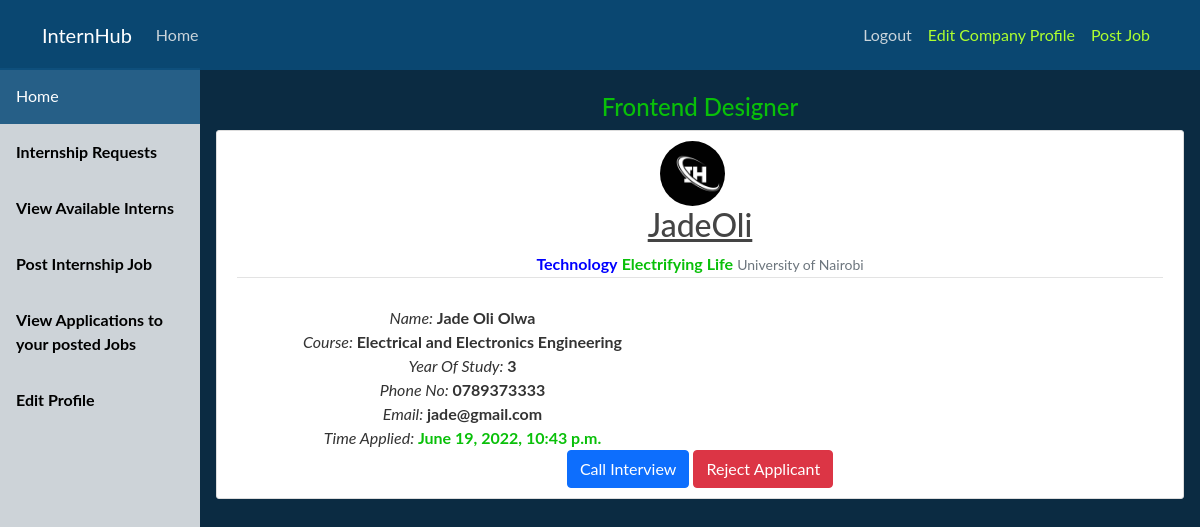
Page /company/view-job-applicants/5 (signed in) on the earlier database version.
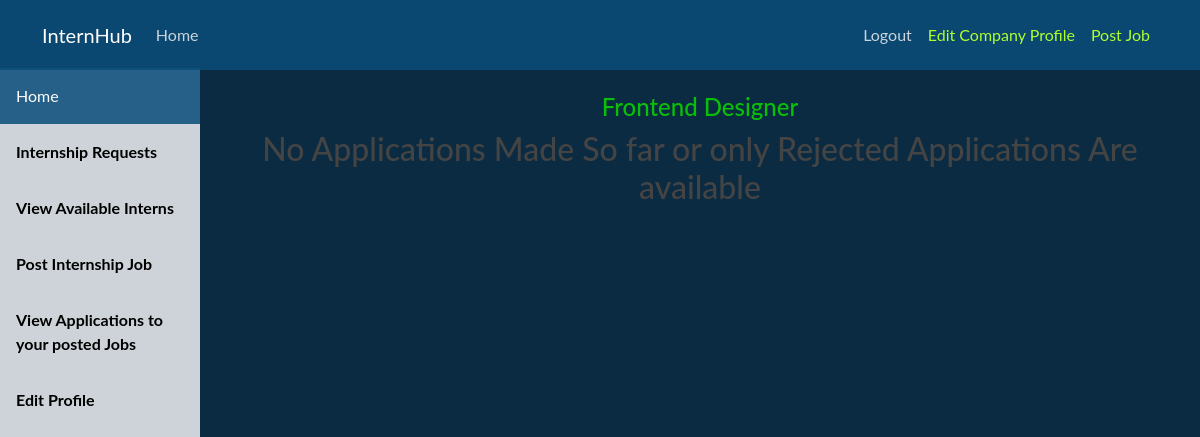
Same page on the later database version.
### company/models.py (models this page shows)
class JobApplication(models.Model):
    job = models.ForeignKey(InternJob, on_delete = models.CASCADE)
    student = models.ForeignKey(Student, on_delete = models.CASCADE)
    time_applied = models.DateTimeField(default=timezone.now)
    resume = models.FileField(upload_to='resume', null=True)
    recommendation = models.FileField(upload_to='recommendation', null=True)
    transcript = models.FileField(upload_to='transcript', null=True)
    cover_letter = models.FileField(upload_to='cover_letter', null=True)
    feedback = models.CharField(max_length=20, default = 'Pending')

### student/models.py (models this page shows, shortened)
class Student(models.Model):
    user = models.OneToOneField(User, on_delete=models.CASCADE)#student.user.username
    middleName = models.CharField(max_length=200, null=True)#student.middlename
    phoneNo = models.CharField(max_length=14, null=True)
    school = models.CharField(max_length=255, null=False)
    course = models.CharField(max_length=255, null=False)
    yearOfStudy = models.CharField(max_length=10, null=False)
    headline = models.CharField(max_length=50, null=True)
    field = models.CharField(max_length=50, null=True)
    profilePic = models.ImageField(default='default.jpg', upload_to='profile_pics')

### company/views.py (the view)
# urls.py: path('view-job-applicants/<int:param>', views.view_job_applicants, name='job-applicants'),
@login_required
def view_job_applicants(request, param):
    job = InternJob.objects.filter(pk=param).first()
    applications = job.jobapplication_set.filter(feedback='Pending').all()
    context = {
        'applications': applications,
        'job': job
    }
    print(job.recommendation)
    return render(request, 'company/view_job_applicants.html', context=context)

### company/templates/company/view_job_applicants.html (shortened to what this page needs)
{% extends 'company/dashboard_base.html' %}
{% block body %}
<br>
<h4 style="color: #09c009;">{{ job.title }}</h4>
{% if applications|length == 0 %}
    <h2>No Applications Made So far or only Rejected Applications Are available</h2>
{% else %}
    {% for application in applications %}
        <article class="media content-section">
            <img  class="rounded-circle article-img" src="{{ application.student.profilePic.url }}" >
            <div class="media-body">
                <h2><a class="article-title" href="#">{{ application.student.user.username }}</a></h2>
                <div class="article-metadata">
                    <b style="color: blue;" >{{ application.student.field }}</b>
                    <b style="color: #09c009;" >{{ application.student.headline }}</b>
                    <small class="text-muted">{{ application.student.school }}</small>
                </div>
                <div class="article-content row">
                    <div class="col">
                        <i>Name: </i> <b>{{ application.student.user.first_name }} {{ application.student.middleName }} {{ application.student.user.last_name }}</b>
                        <i>Course: </i> <b>{{ application.student.course }}</b>
                        <i>Year Of Study: </i> <b>{{ application.student.yearOfStudy }}</b>
                        <i>Phone No: </i> <b>{{ application.student.phoneNo }}</b>
                        <i>Email: </i> <b>{{ application.student.user.email }}</b>
                        <i>Time Applied: </i> <b style="color: #09c009;">{{ application.time_applied }}</b>
                    </div>
                    <div class="col">
                    </div>
                </div>
                <a class="btn btn-primary" href="{% url 'create-interview' application.pk %}" role="button">Call Interview</a>
                <a class="btn btn-danger" href="#" role="button" data-bs-toggle="modal" data-bs-target="#exampleModal">Reject Applicant</a>
            </div>
        </article>
    {% endfor %}
{% endif %}
{% endblock %}

Differences in the rows shown:
no longer on this page (row edited): JobApplication: student.profilePic (placeholder picture), student.user.username "JadeOli", student.field "Technology", student.headline "Electrifying Life", student.school "University of Nairobi", student.user.first_name "Jade", student.middleName "Oli", student.user.last_name "Olwa", student.course "Electrical and Electronics Engineering", student.yearOfStudy "3", student.phoneNo "0789373333", student.user.email "jade@gmail.com", time_applied "June 19, 2022, 10:43 p.m."
Other differences:
text now shown: "No Applications Made So far or only Rejected Applications Are available"
